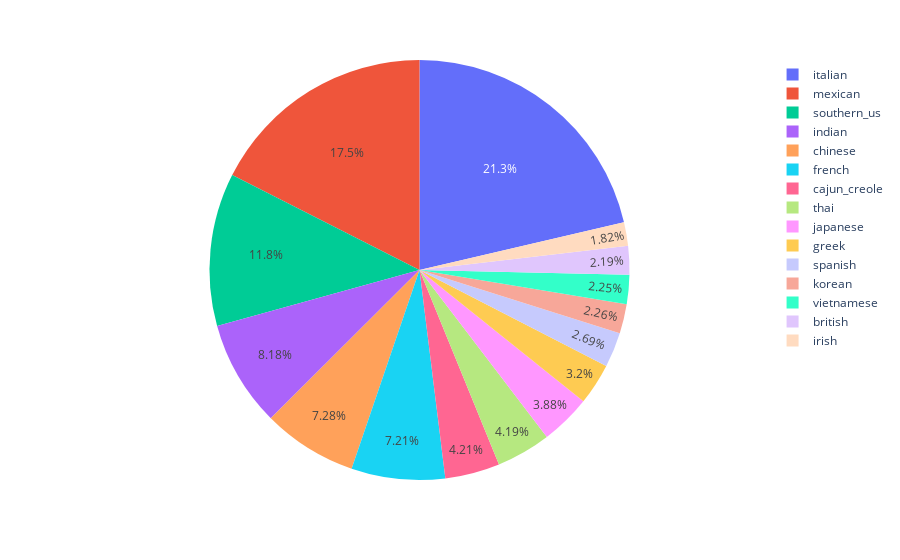

Notebook source saved alongside this figure:
### Code cell
import plotly.express as px
fig = px.pie(summary, values='count', names='cuisine')
fig.show()

### Figure 1 — Plotly figure (JSON) as saved in the notebook; plotly's stock layout.template omitted (floating-point values rounded to 4 significant figures)
{"data": [{"domain": {"x": [0, 1], "y": [0, 1]}, "hovertemplate": "cuisine=%{label}<br>count=%{value}<extra></extra>", "labels": ["italian", "mexican", "southern_us", "indian", "chinese", "french", "cajun_creole", "thai", "japanese", "greek", "spanish", "korean", "vietnamese", "british", "irish"], "legendgroup": "", "name": "", "showlegend": true, "type": "pie", "values": [7838, 6438, 4320, 3003, 2673, 2646, 1546, 1539, 1423, 1175, 989, 830, 825, 804, 667]}], "layout": {"legend": {"tracegroupgap": 0}, "margin": {"t": 60}}}
